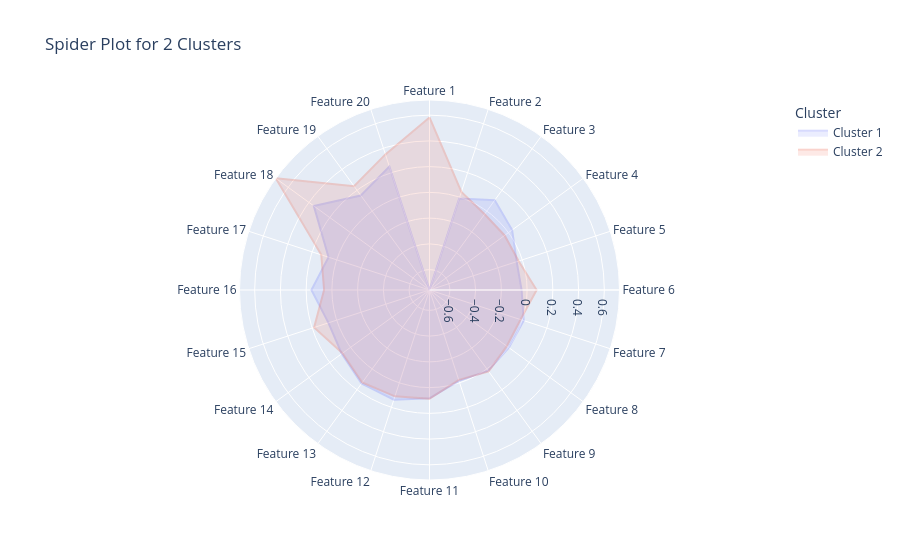

Write notebook code for a chart like this one.
### Markdown cell above
Con base en el gráfico de la silueta podemos concluir que el número de cluster óptimo para nuestro modelo de K-Means es 2, dado que con este número se obtiene el coeficiente mayor. A continuación realizaremos el análisis la segmentación realizada con este número de clusters

### Code cell
n_clusters = 2
kmeans = KMeans(n_clusters=n_clusters, random_state=42, max_iter=10000)
labels = kmeans.fit_predict(df_clustering_pca,sample_weight=df_dqi['ponderador'])
# Obtener los centroides
centroids = kmeans.cluster_centers_

# Graficar los centroides en un gráfico radial
plot_centroid_spider_plotly(centroids, n_clusters)

### Figure 1 — Plotly figure (JSON) as saved in the notebook; plotly's stock layout.template omitted (floating-point values rounded to 4 significant figures)
{"data": [{"fill": "toself", "hovertemplate": "Cluster=Cluster 1<br>Value=%{r}<br>Feature=%{theta}<extra></extra>", "legendgroup": "Cluster 1", "line": {"color": "#636efa", "dash": "solid"}, "marker": {"symbol": "circle"}, "mode": "lines", "name": "Cluster 1", "opacity": 0.25, "r": [-0.7583, -0.7583, -0.01071, 0.1038, 0.03513, -0.04624, -0.04278, 0.01121, 0.003576, 0.01657, -0.01654, 0.08262, 0.1376, 0.1397, 0.08433, 0.06705, 0.1588, 0.06623, 0.3526, 0.1489, 0.2504, -0.7583], "showlegend": true, "subplot": "polar", "theta": ["Feature 1", "Feature 1", "Feature 2", "Feature 3", "Feature 4", "Feature 5", "Feature 6", "Feature 7", "Feature 8", "Feature 9", "Feature 10", "Feature 11", "Feature 12", "Feature 13", "Feature 14", "Feature 15", "Feature 16", "Feature 17", "Feature 18", "Feature 19", "Feature 20", "Feature 1"], "type": "scatterpolar"}, {"fill": "toself", "hovertemplate": "Cluster=Cluster 2<br>Value=%{r}<br>Feature=%{theta}<extra></extra>", "legendgroup": "Cluster 2", "line": {"color": "#EF553B", "dash": "solid"}, "marker": {"symbol": "circle"}, "mode": "lines", "name": "Cluster 2", "opacity": 0.25, "r": [0.5823, 0.5823, 0.04257, -0.0302, -0.03706, -0.03086, 0.07385, -0.01485, -0.01659, 0.0231, -0.02433, 0.0869, 0.1103, 0.1304, 0.07691, 0.1842, 0.06051, 0.1256, 0.7179, 0.2389, 0.3496, 0.5823], "showlegend": true, "subplot": "polar", "theta": ["Feature 1", "Feature 1", "Feature 2", "Feature 3", "Feature 4", "Feature 5", "Feature 6", "Feature 7", "Feature 8", "Feature 9", "Feature 10", "Feature 11", "Feature 12", "Feature 13", "Feature 14", "Feature 15", "Feature 16", "Feature 17", "Feature 18", "Feature 19", "Feature 20", "Feature 1"], "type": "scatterpolar"}], "layout": {"legend": {"title": {"text": "Cluster"}, "tracegroupgap": 0}, "polar": {"angularaxis": {"direction": "clockwise", "rotation": 90}, "domain": {"x": [0, 1], "y": [0, 1]}}, "title": {"text": "Spider Plot for 2 Clusters"}}}
